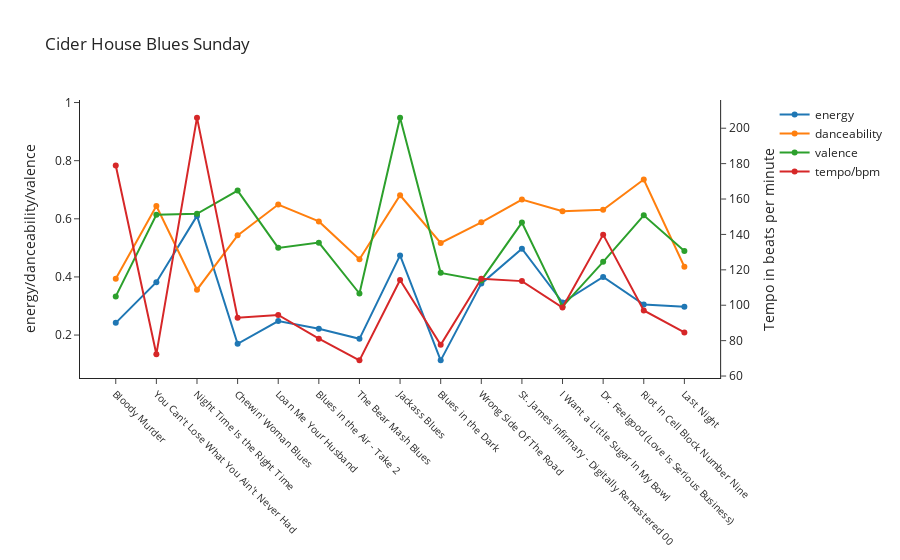

Notebook code for this chart:
### Code cell
plot_playlist_data(features, names)

### Figure 1 — Plotly figure (JSON) as saved in the notebook; plotly's stock layout.template omitted (floating-point values rounded to 4 significant figures)
{"data": [{"mode": "lines+markers", "name": "energy", "type": "scatter", "x": [1, 2, 3, 4, 5, 6, 7, 8, 9, 10, 11, 12, 13, 14, 15], "xaxis": "x", "y": [0.242, 0.382, 0.61, 0.17, 0.248, 0.222, 0.187, 0.474, 0.113, 0.377, 0.497, 0.312, 0.4, 0.305, 0.297, 0.324], "yaxis": "y"}, {"mode": "lines+markers", "name": "danceability", "type": "scatter", "x": [1, 2, 3, 4, 5, 6, 7, 8, 9, 10, 11, 12, 13, 14, 15], "xaxis": "x", "y": [0.394, 0.644, 0.356, 0.543, 0.649, 0.591, 0.461, 0.681, 0.517, 0.588, 0.666, 0.626, 0.631, 0.735, 0.435, 0.708], "yaxis": "y"}, {"mode": "lines+markers", "name": "valence", "type": "scatter", "x": [1, 2, 3, 4, 5, 6, 7, 8, 9, 10, 11, 12, 13, 14, 15], "xaxis": "x", "y": [0.333, 0.614, 0.617, 0.697, 0.5, 0.518, 0.343, 0.948, 0.414, 0.388, 0.587, 0.298, 0.452, 0.612, 0.489, 0.638], "yaxis": "y"}, {"name": "tempo/bpm", "type": "scatter", "x": [1, 2, 3, 4, 5, 6, 7, 8, 9, 10, 11, 12, 13, 14, 15], "xaxis": "x", "y": [178.9, 72.35, 206.0, 92.94, 94.5, 81.12, 68.86, 114.3, 77.64, 115, 113.6, 98.71, 139.9, 97.08, 84.62, 103.9], "yaxis": "y2"}], "layout": {"autosize": true, "clickmode": "event+select", "title": {"text": "Cider House Blues Sunday"}, "xaxis": {"anchor": "y", "autorange": true, "domain": [0, 0.94], "dtick": 1, "range": [0.1396, 15.86], "tick0": 1, "tickangle": 45, "tickfont": {"size": 10}, "tickmode": "array", "ticktext": ["Bloody Murder", "You Can't Lose What You Ain't Never Had", "Night Time Is the Right Time", "Chewin' Woman Blues", "Loan Me Your Husband", "Blues in the Air - Take 2", "The Bear Mash Blues", "Jackass Blues", "Blues in the Dark", "Wrong Side Of The Road", "St. James Infirmary - Digitally Remastered 00", "I Want a Little Sugar In My Bowl", "Dr. Feelgood (Love Is Serious Business)", "Riot In Cell Block Number Nine", "Last Night", "Hoodoo Man Blues"], "tickvals": [1, 2, 3, 4, 5, 6, 7, 8, 9, 10, 11, 12, 13, 14, 15], "type": "linear"}, "yaxis": {"anchor": "x", "autorange": true, "domain": [0, 1], "range": [0.04043, 1.021], "title": {"text": "energy/danceability/valence"}, "type": "linear"}, "yaxis2": {"anchor": "x", "autorange": true, "overlaying": "y", "range": [56.95, 217.9], "side": "right", "title": {"text": "Tempo in beats per minute"}, "type": "linear"}}}
